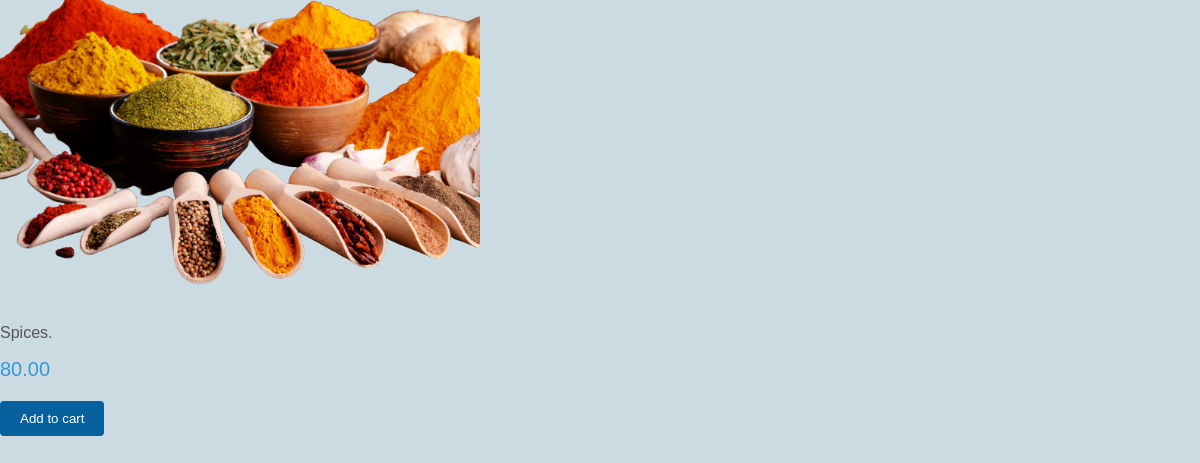
/inventory/products/4/, run on the app's committed database.
### inventory/models.py (models this page shows)
class Product(models.Model):
    Vendor = models.ForeignKey(Vendor,null=True,on_delete=models.CASCADE)
    name=models.CharField(max_length=32)
    price=models.DecimalField(max_digits=8,decimal_places=2)
    description=models.TextField()
    image=models.ImageField(upload_to='images/')
    date_created=models.DateTimeField(auto_now_add=True)
    date_updated=models.DateTimeField(auto_now=True)
    stock=models.PositiveIntegerField()

### inventory/views.py (the view)
# urls.py: path("products/<int:id>/",product_detail, name="product_detail_view"),
def product_detail(request,id):
    product = Product.objects.get(id=id)
    return render(request,"inventory/product_details.html", {"product":product})

### templates/inventory/product_details.html (shortened to what this page needs)
<!DOCTYPE html>
<html lang="en">
<head>
</head>
<body>
    <div>
        <img src="{{ product.image.url }}" alt="{{ product.title}}" class="images">
        <p class="product-description"> {{ product.description}}</p>
        <span class="product-price"> {{ product.price}}</span>
        <button class="add-to-cart-btn">Add to cart</button>
    </div>
</body>
</html>

### templates/inventory/product_details.html (style rules this page uses)
body { background-color:#ccdbe1 ; font-family: Arial, sans-serif; margin: 0; padding: 0; }
.product-description { font-size: 16px; color: #555; margin-top: 10px; }
.product-price { font-size: 20px; color: #3498db; display: block; margin-top: 10px; }
.add-to-cart-btn { background-color: #06619e; color: #fff; border: none; padding: 10px 20px; border-radius: 4px; cursor: pointer; margin-top: 20px; }
.images { width: 40%; }

### data on the page
Product: image (picture), description "Spices.", price "80.00"
